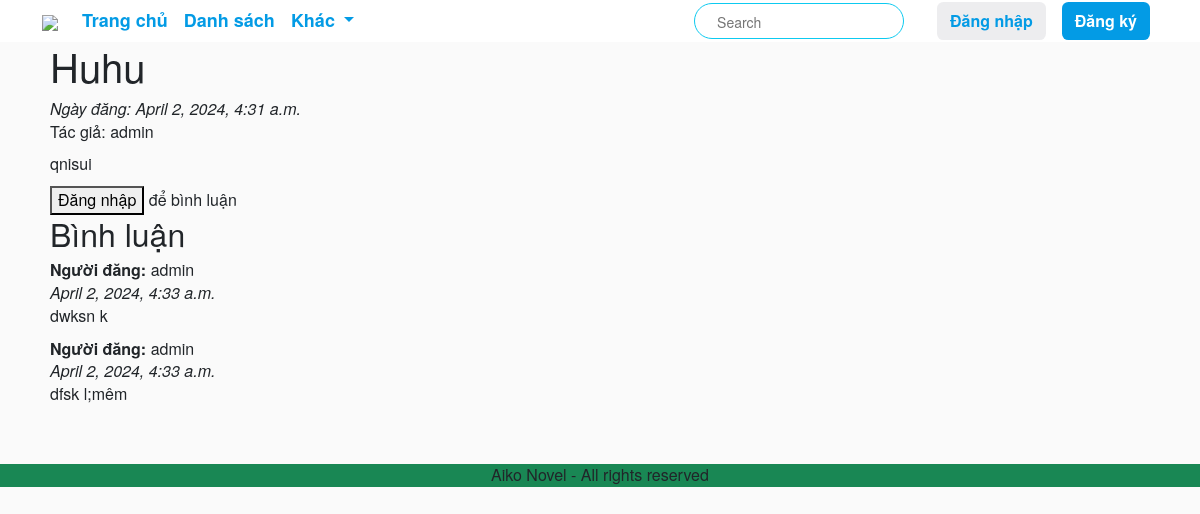
The page /forum/posts/2/ on the database its author committed.
### forum/models.py (models this page shows)
class ForumPost(models.Model):
    title = models.CharField(max_length=255)
    content = RichTextField()
    username = models.ForeignKey(User, on_delete=models.CASCADE)
    created_at = models.DateTimeField(auto_now_add=True)

class Comment(models.Model):
    post = models.ForeignKey('ForumPost', on_delete=models.CASCADE, related_name='comments')
    content = models.TextField()
    username = models.ForeignKey(User, on_delete=models.CASCADE)
    created_at = models.DateTimeField(auto_now_add=True)

### forum/views.py (the view, shortened to what this page needs)
# urls.py: path('posts/<int:pk>/', PostDetailView.as_view(), name='post-detail'),
class PostDetailView(FormMixin, DetailView):
    model = ForumPost
    template_name = 'forum/forum_post_detail.html'
    context_object_name = 'post'
    form_class = CommentForm
    def get_context_data(self, **kwargs):
        context = super().get_context_data(**kwargs)
        context['comments'] = self.object.comments.order_by('-created_at')
        context['comment_form'] = self.get_form()
        return context
    def post(self, request, *args, **kwargs):
        self.object = self.get_object()
        form = self.get_form()
        if form.is_valid():
            return self.form_valid(form)
        else:
            return self.form_invalid(form)

### forum/forms.py
class CommentForm(forms.ModelForm):
    class Meta:
        model = Comment
        fields = ['content']
        labels = {'content': ''}
        error_messages = {
            'content': {
                'required': 'Nhập nội dung bình luận',
            }
        }

### app/info.py (called while the page is built, shortened)
def username(request):
    info = {}  # Khởi tạo info ngay cả khi không có người dùng xác thực
    return info

### forum/templates/forum/forum_post_detail.html
{% extends "app/base.html" %}
{% block main_content %}
<div class="d-flex justify-content-center">
  <div class="col-11">
    <h1>{{ post.title }}</h1>
    <div><i>Ngày đăng: {{ post.created_at }}</i></div>
    <div>Tác giả: {{ post.username }}</div>
    <p>{{ post.content|safe }}</p>
    {% if user.username %}
      <h2>Thêm Bình Luận</h2>
      <form method="post" action="{% url 'add-comment-to-post' post.id %}" autocomplete="off">
        {% csrf_token %}
        {{ comment_form }}
        <button type="submit">Đăng Bình Luận</button>
      </form>
    {% else %}
      <div><button onclick="loadLoginForm()"> Đăng nhập </button> để bình luận </div>
    {% endif %}
    <h2>Bình luận</h2>
    {% for comment in comments %}
      <div>
        <b>Người đăng:</b> {{ comment.username }}
        <br><i> {{ comment.created_at }}</i>
        <br>
        {{ comment.content|linebreaks }}
      </div>
    {% endfor %}
  </div>
</div>
{% endblock main_content %}

### app/static/app/css/base.css (style rules this page uses)
body { font-family: 'Source Sans Pro', 'Helvetica Neue', Helvetica, Arial, sans-serif !important;; font-size: 16px; background: #fafafa; line-height: 1.42857143; }
b, strong { font-weight: 700; }
p { margin: 0 0 10px; }
h2 { font-size: 32px; font-weight: 400; line-height: 36px; }

### rows shown on the page
ForumPost: title "Huhu", created_at "April 2, 2024, 4:31 a.m.", username "admin", content "qnisui"
Comment: username "admin", created_at "April 2, 2024, 4:33 a.m.", content "dwksn k"
Comment: username "admin", created_at "April 2, 2024, 4:33 a.m.", content "dfsk l;mêm"
